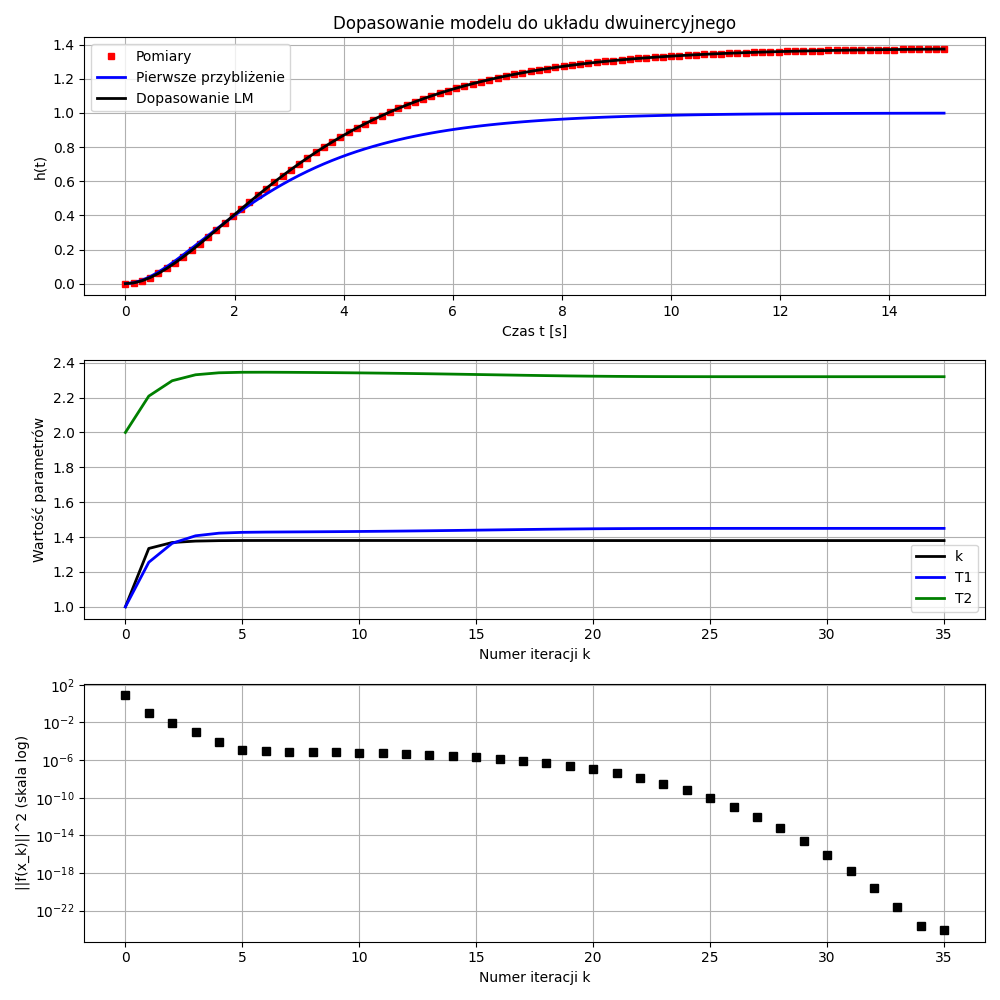

Source code (Python):
import os
from pathlib import Path

import matplotlib.pyplot as plt
import numpy as np
import scipy.io as sio


# --- 1. Definicja funkcji modelu i Jakobianu ---
def h_model(x: np.ndarray, t: np.ndarray) -> np.ndarray:
    """Odpowiedź skokowa układu dwuinercyjnego."""
    k, T1, T2 = x[0], x[1], x[2]
    # Zabezpieczenie przed dzieleniem przez zero, gdy T1 == T2
    if np.isclose(T1, T2):
        T1 += 1e-5
    return k * (1 - 1 / (T1 - T2) * (T1 * np.exp(-t / T1) - T2 * np.exp(-t / T2)))


def jacobian(x: np.ndarray, t: np.ndarray) -> np.ndarray:
    """Analityczny Jakobian modelu."""
    k, T1, T2 = x[0], x[1], x[2]
    if np.isclose(T1, T2):
        T1 += 1e-5

    df_dk = 1 - 1 / (T1 - T2) * (T1 * np.exp(-t / T1) - T2 * np.exp(-t / T2))
    df_dT1 = (k / (T2 - T1)) * (
        (t / T1) * np.exp(-t / T1)
        + (T2 / (T1 - T2)) * (np.exp(-t / T2) - np.exp(-t / T1))
    )
    df_dT2 = (k / (T1 - T2)) * (
        (t / T2) * np.exp(-t / T2)
        + (T1 / (T2 - T1)) * (np.exp(-t / T1) - np.exp(-t / T2))
    )

    return np.column_stack((df_dk, df_dT1, df_dT2))


# --- 2. Wczytanie lub wygenerowanie danych ---
file_name = "twoInertialData.mat"
if Path.exists(file_name):
    data = sio.loadmat(file_name)
    t = data["t"].flatten()
    y = data["y"].flatten()

# --- 3. Inicjalizacja algorytmu LM ---
# Wartości początkowe parametrów (pierwsze przybliżenie)
# Ustawiamy T1 różniące się od T2, aby uniknąć błędu Dzielenia przez zero we wzorach
x0 = np.array([1.0, 1.0, 2.0])
n = len(x0)
k_max = 35

X_history = np.zeros((n, k_max + 1))
X_history[:, 0] = x0
lambda_param = 1.0
lambda_history = [lambda_param]
obj_history = []

x_current = x0

# --- 4. Główna pętla algorytmu Levenberga-Marquardta ---
for k_iter in range(k_max):
    # Aktualne błędy i Jakobian
    f_current = h_model(x_current, t) - y
    J_current = jacobian(x_current, t)

    obj_history.append(np.linalg.norm(f_current) ** 2)

    # Krok zgodnie ze wzorem (26)
    I = np.eye(n)
    delta_x = np.linalg.solve(
        J_current.T @ J_current + lambda_param * I, -J_current.T @ f_current
    )
    x_new = x_current + delta_x

    # Ocena nowego punktu
    f_new = h_model(x_new, t) - y

    if np.linalg.norm(f_new) ** 2 < np.linalg.norm(f_current) ** 2:
        x_current = x_new
        lambda_param *= 0.8
    else:
        lambda_param *= 2.0

    X_history[:, k_iter + 1] = x_current
    lambda_history.append(lambda_param)

# Ostatni punkt do historii błędów
obj_history.append(np.linalg.norm(h_model(x_current, t) - y) ** 2)

# --- 5. Rysowanie wykresów ---
x_optimal = X_history[:, -1]
print(
    f"Oszacowane parametry: k = {x_optimal[0]:.4f}, T1 = {x_optimal[1]:.4f}, T2 = {x_optimal[2]:.4f}"
)

plt.figure(figsize=(10, 10))

# Wykres 1: Dopasowanie krzywej
plt.subplot(3, 1, 1)
plt.plot(t, y, "rs", label="Pomiary", markersize=4)
plt.plot(t, h_model(x0, t), "b-", label="Pierwsze przybliżenie", linewidth=2)
plt.plot(t, h_model(x_optimal, t), "k-", label="Dopasowanie LM", linewidth=2)
plt.xlabel("Czas t [s]")
plt.ylabel("h(t)")
plt.legend()
plt.grid(True)
plt.title("Dopasowanie modelu do układu dwuinercyjnego")

# Wykres 2: Ewolucja parametrów
plt.subplot(3, 1, 2)
plt.plot(range(k_max + 1), X_history[0, :], "k-", label="k", linewidth=2)
plt.plot(range(k_max + 1), X_history[1, :], "b-", label="T1", linewidth=2)
plt.plot(range(k_max + 1), X_history[2, :], "g-", label="T2", linewidth=2)
plt.xlabel("Numer iteracji k")
plt.ylabel("Wartość parametrów")
plt.legend()
plt.grid(True)

# Wykres 3: Funkcja celu
plt.subplot(3, 1, 3)
plt.semilogy(range(k_max + 1), obj_history, "ks")
plt.xlabel("Numer iteracji k")
plt.ylabel("||f(x_k)||^2 (skala log)")
plt.grid(True)

plt.tight_layout()
plt.savefig("task4.png")
